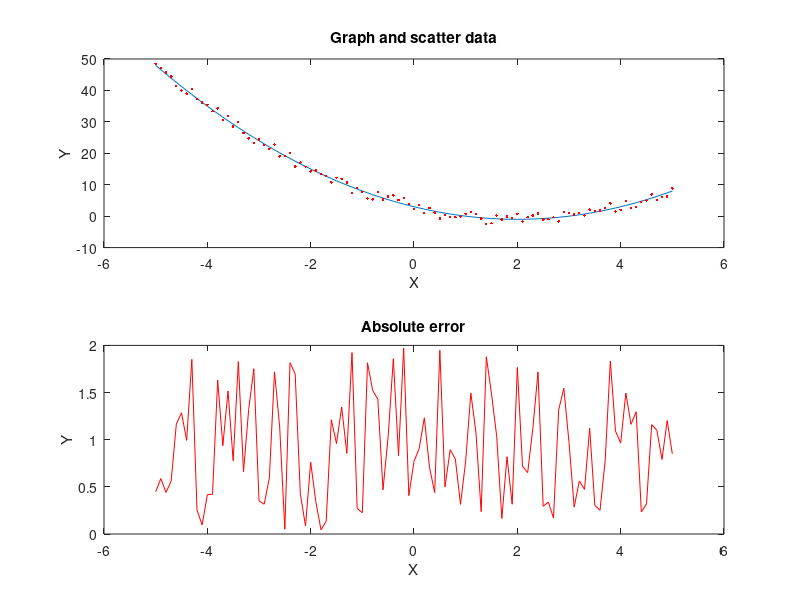

Recreate this plot in MATLAB.
% Create x vector
x = -5:0.1:5;
% Compute quadratic function y(x)
y = x.^2-4*x+3;
% Get some random noise around y for demonstration purposes
y2 = y + (2-4*rand(size(y)));

% First subplot
subplot(2,1,1); 
plot(x,y,'-',x,y2,'r.'); % Plot discrete data as markers
xlabel('X'); 
ylabel('Y'); 
title('Graph and scatter data');

% Second subplot
subplot(2,1,2); 
plot(x,abs(y-y2),'r-');
xlabel('X'); 
ylabel('Y'); 
title('Absolute error');
